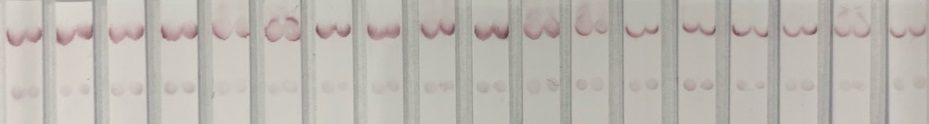
%> input picture Image set/1.jpg, 929 x 124 px
$ octave demo3.m   (GNU Octave 9; MATLAB toolbox functions it lacks are replaced by stand-ins)
%> lines starting %> are read from the running program, lines starting %| are printed output that depends on the picture; in (x1, y1, x2, y2) boxes, pixels count from 0 and x2, y2 are one past the last pixel; in counts of white or black regions, pixels touching at a corner belong together; the program's own positions count from 1
clc;    % Clear the command window.
close all;  % Close all figures (except those of imtool.)
clear;  % Erase all existing variables. Or clearvars if you want.
workspace;  % Make sure the workspace panel is showing.
format short g;
format compact;
fontSize = 25;
%===============================================================================
% Get the name of the image the user wants to use.
% baseFileName = 'image1.png';
% Get the full filename, with path prepended.
folder = []; % Determine where demo folder is (works with all versions).
% fullFileName = fullfile(folder, baseFileName);
%===============================================================================
% Read in a demo image.
grayImage = imread('C:\Users\kamru\OneDrive - Texas Tech University\Desktop\Summer 19\KRIBB project\Image set\1.jpg');
%> grayImage is the input picture: size 124x929x3 uint8; mean R, G, B 187.5, 183, 176.3
% Get the dimensions of the image.
% numberOfColorChannels should be = 1 for a gray scale image, and 3 for an RGB color image.
[rows, columns, numberOfColorChannels] = size(grayImage)
%> rows = 124; columns = 929; numberOfColorChannels = 3
if numberOfColorChannels > 1
  % It's not really gray scale like we expected - it's color.
  % Use weighted sum of ALL channels to create a gray scale image.
%   grayImage = rgb2gray(grayImage);
  % ALTERNATE METHOD: Convert it to gray scale by taking only the green channel,
  % which in a typical snapshot will be the least noisy channel.
  grayImage = grayImage(:, :, 2); % Take green channel.
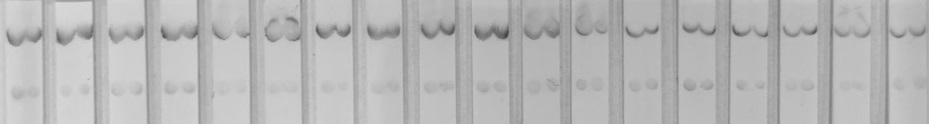
%> grayImage: size 124x929 uint8; min 62, max 217, mean 183
end
% Display the image.
subplot(2, 2, 1);
imshow(grayImage, []);
axis on;
axis image;
caption = sprintf('Original Gray Scale Image');
title(caption, 'FontSize', fontSize, 'Interpreter', 'None');
drawnow;
hp = impixelinfo();
% Set up figure properties:
% Enlarge figure to full screen.
set(gcf, 'Units', 'Normalized', 'OuterPosition', [0, 0, 1, 1]);
% Get rid of tool bar and pulldown menus that are along top of figure.
% set(gcf, 'Toolbar', 'none', 'Menu', 'none');
% Give a name to the title bar.
set(gcf, 'Name', 'Demo by ImageAnalyst', 'NumberTitle', 'Off')
drawnow;
% Create binary image of the black blobs from grayscale image.
binaryImage = im2bw(grayImage, .7);
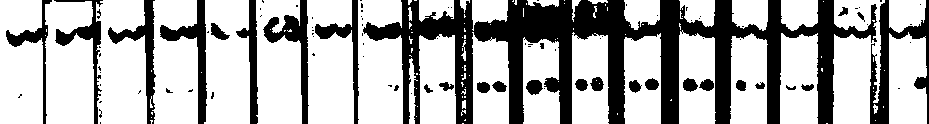
%> binaryImage: size 124x929 logical; 68.4% white; 94 black regions (64 under 20 px), largest, box (x1, y1, x2, y2) and area: (363, 0, 877, 124) 23654, (870, 0, 929, 124) 2362, (263, 0, 309, 124) 1509
% Get rid of the background.
binaryImage = imclearborder(binaryImage);
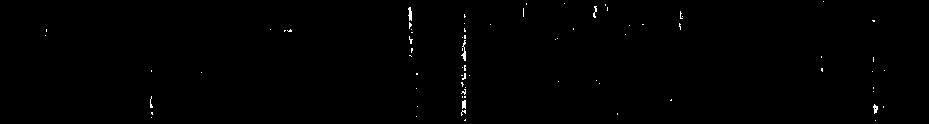
%> binaryImage: size 124x929 logical; 0.39% white in thin lines or dots, all inside (x1, y1, x2, y2) = (45, 1, 885, 121)
% Display the image.
subplot(2, 2, 2);
imshow(binaryImage, []);
axis on;
axis image;
title('Binary Image', 'FontSize', fontSize, 'Interpreter', 'None');
% Label the blobs
[labeledImage, numBlobs] = bwlabel(binaryImage);
%> labeledImage: size 124x929 double; 75 distinct labels, from 0 to 74
%> numBlobs = 74
% Display the image.
subplot(2, 2, 2);
imshow(binaryImage, []);
axis on;
axis image;
title('Binary Image', 'FontSize', fontSize, 'Interpreter', 'None');
% Let's assign each blob a different color to visually show the user the distinct blobs.
coloredLabels = label2rgb (labeledImage, 'hsv', 'k', 'shuffle'); % pseudo random color labels
% coloredLabels is an RGB image.  We could have applied a colormap instead (but only with R2014b and later)
subplot(2, 2, 3);
imshow(coloredLabels);
axis on;
axis image; % Make sure image is not artificially stretched because of screen's aspect ratio.
caption = sprintf('Pseudo colored labels, from label2rgb().');
title(caption, 'FontSize', fontSize);
drawnow;
% Make measurements of bounding box.
props = regionprops(labeledImage, 'BoundingBox');
%> props = 74 regions; largest, box (x1, y1, x2, y2): (461, 40, 466, 61), (408, 7, 412, 21), (873, 104, 878, 114), (593, 6, 597, 18), (150, 96, 153, 108)
% Display the image.
subplot(2, 2, 4);
imshow(binaryImage, []);
axis on;
axis image;
title('Binary Image with Boxes', 'FontSize', fontSize, 'Interpreter', 'None');
% Display the bounding boxes around them.
hold on;
for k = 1 : numBlobs
  thisBoundingBox = props(k).BoundingBox
  rectangle('Position', thisBoundingBox, ...
    'EdgeColor', 'c', 'LineWidth', 2);
end
%> this loop made 74 passes
%> thisBoundingBox on passes 1 to 12: [45.5 35.5 1 1], [46.5 29.5 1 3], [150.5 96.5 3 12], [151.5 70.5 1 2], [151.5 112.5 2 3], [151.5 117.5 1 1], [201.5 72.5 1 1], [270.5 29.5 1 1], [284.5 30.5 2 2], [287.5 29.5 5 3], [408.5 7.5 4 14], [409.5 22.5 3 7]
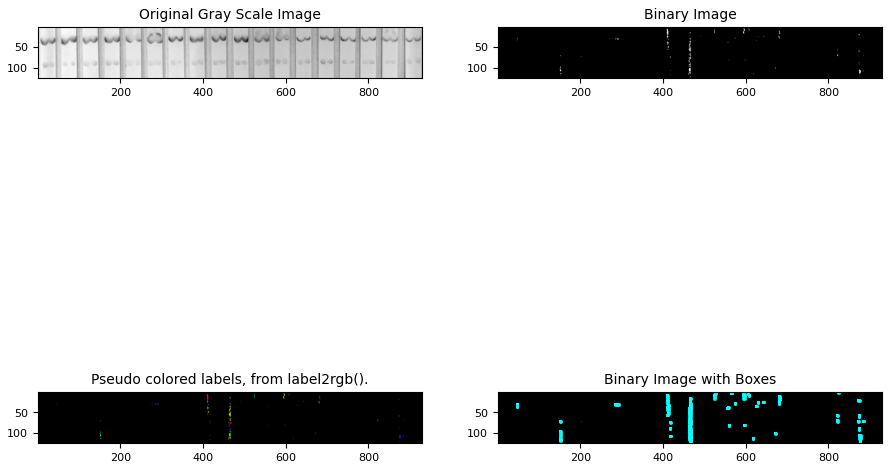
%> figure redrawn from the program's plot data, 4 panels

$ run again, with Image set/2FEDFA16-0686-486D-B30E-39FD82F41988 (2).jpg copied over Image set/1.jpg
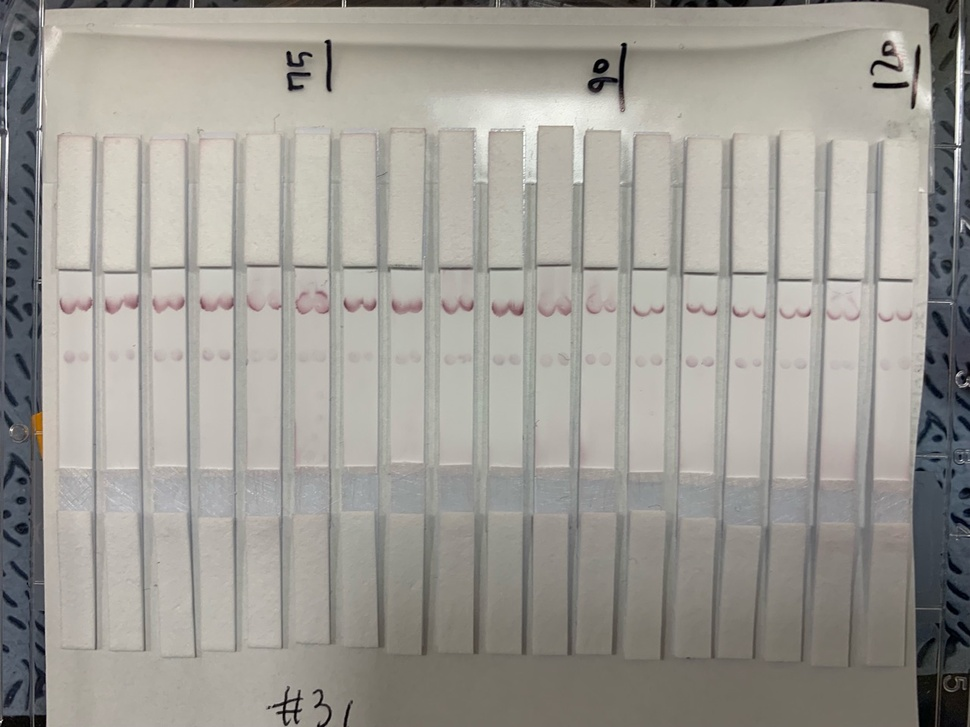
%> input picture Image set/2FEDFA16-0686-486D-B30E-39FD82F41988 (2).jpg, 970 x 727 px, shrunk from 1280 x 960 before the run
%> grayImage is the input picture: size 727x970x3 uint8; mean R, G, B 158.3, 155.6, 149.2
%> grayImage: size 727x970 uint8
%> `[labeledImage, numBlobs] = bwlabel(binaryImage);`:
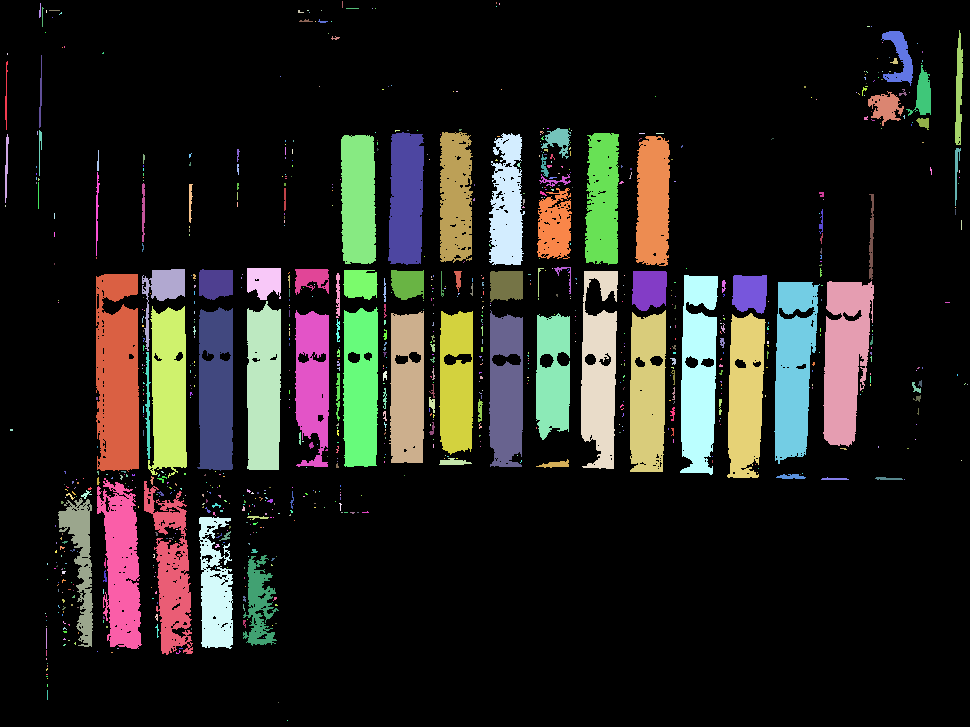
%> labeledImage: size 727x970 double; 897 distinct labels, from 0 to 896; one colour per label, 0 black
%> numBlobs = 896
%> props = 896 regions; largest, box (x1, y1, x2, y2): (144, 481, 193, 655), (96, 274, 139, 472), (823, 281, 874, 447), (774, 282, 820, 464), (97, 478, 142, 649)
%> the loop `for k = 1 : numBlobs` made 896 passes
%> thisBoundingBox on passes 1 to 3: [5.5 61.5 3 69], [5.5 134.5 4 69], [5.5 205.5 1 2]
%> after the loop `for k = 1 : numBlobs`:
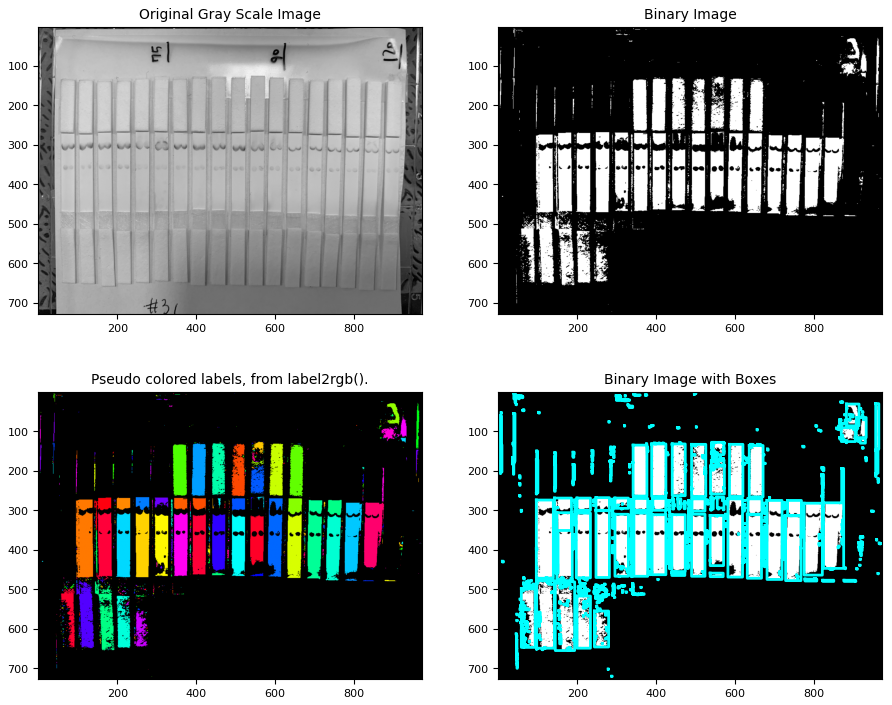
%> figure redrawn from the program's plot data, 4 panels

$ run again, with Image set/80BD9EA2-D973-40D8-9D70-08C15F9046E6.jpg copied over Image set/1.jpg
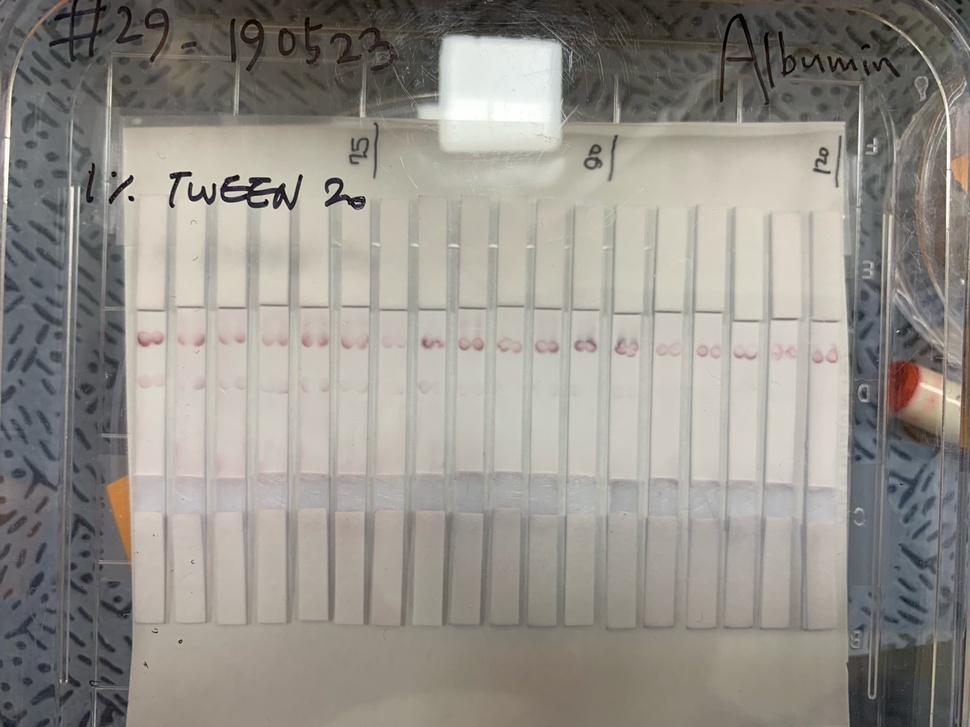
%> input picture Image set/80BD9EA2-D973-40D8-9D70-08C15F9046E6.jpg, 970 x 727 px, shrunk from 1280 x 960 before the run
%> grayImage is the input picture: size 727x970x3 uint8; mean R, G, B 148.5, 144.8, 138
%> grayImage: size 727x970 uint8
%> `[labeledImage, numBlobs] = bwlabel(binaryImage);`:
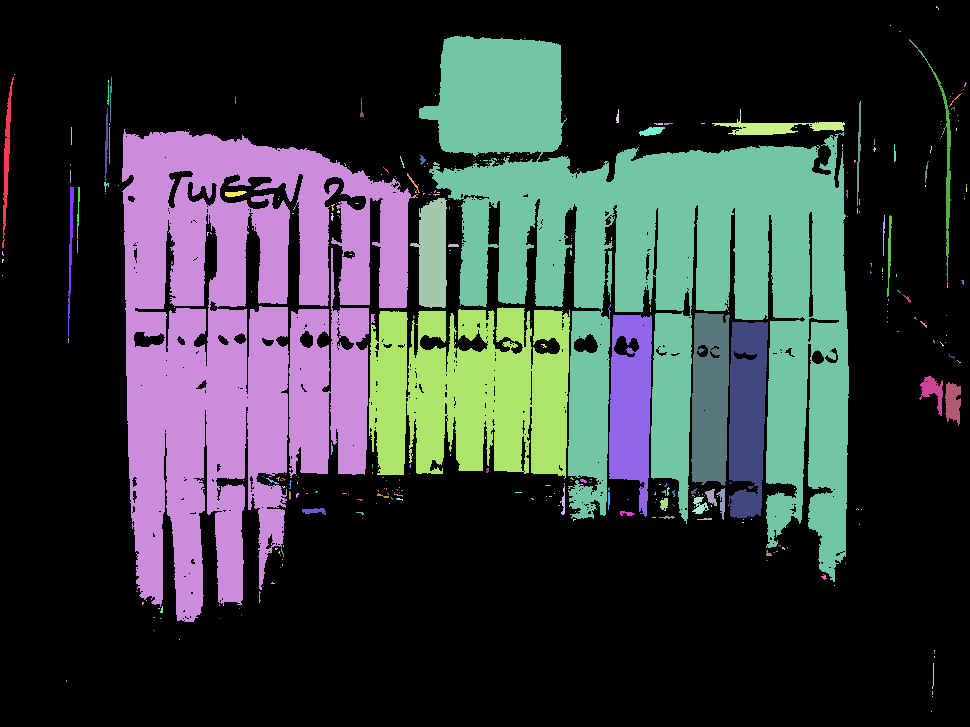
%> labeledImage: size 727x970 double; 342 distinct labels, from 0 to 341; one colour per label, 0 black
%> numBlobs = 341
%> props = 341 regions; largest, box (x1, y1, x2, y2): (419, 36, 849, 582), (122, 129, 418, 622), (369, 307, 570, 479), (909, 39, 951, 281), (609, 315, 652, 517)
%> the loop `for k = 1 : numBlobs` made 341 passes
%> thisBoundingBox on passes 1 to 3: [2.5 77.5 12 171], [2.5 251.5 2 5], [2.5 259.5 2 4]
%> after the loop `for k = 1 : numBlobs`:
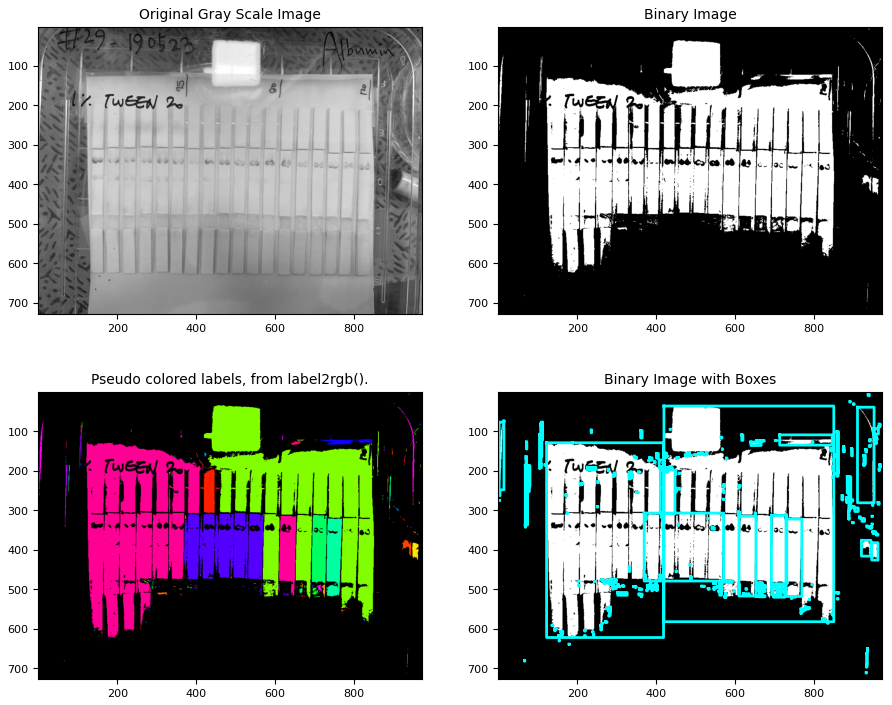
%> figure redrawn from the program's plot data, 4 panels
